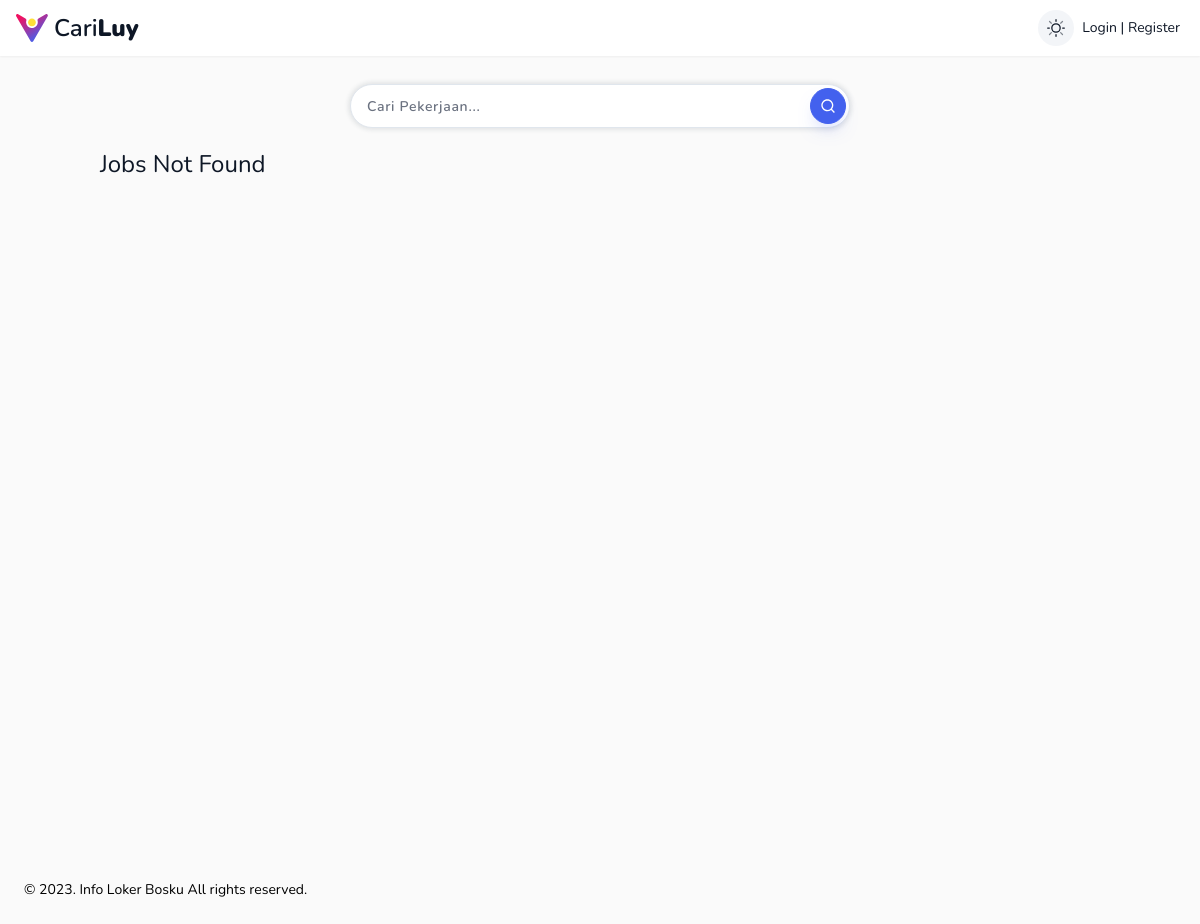
The app's page /, older data.
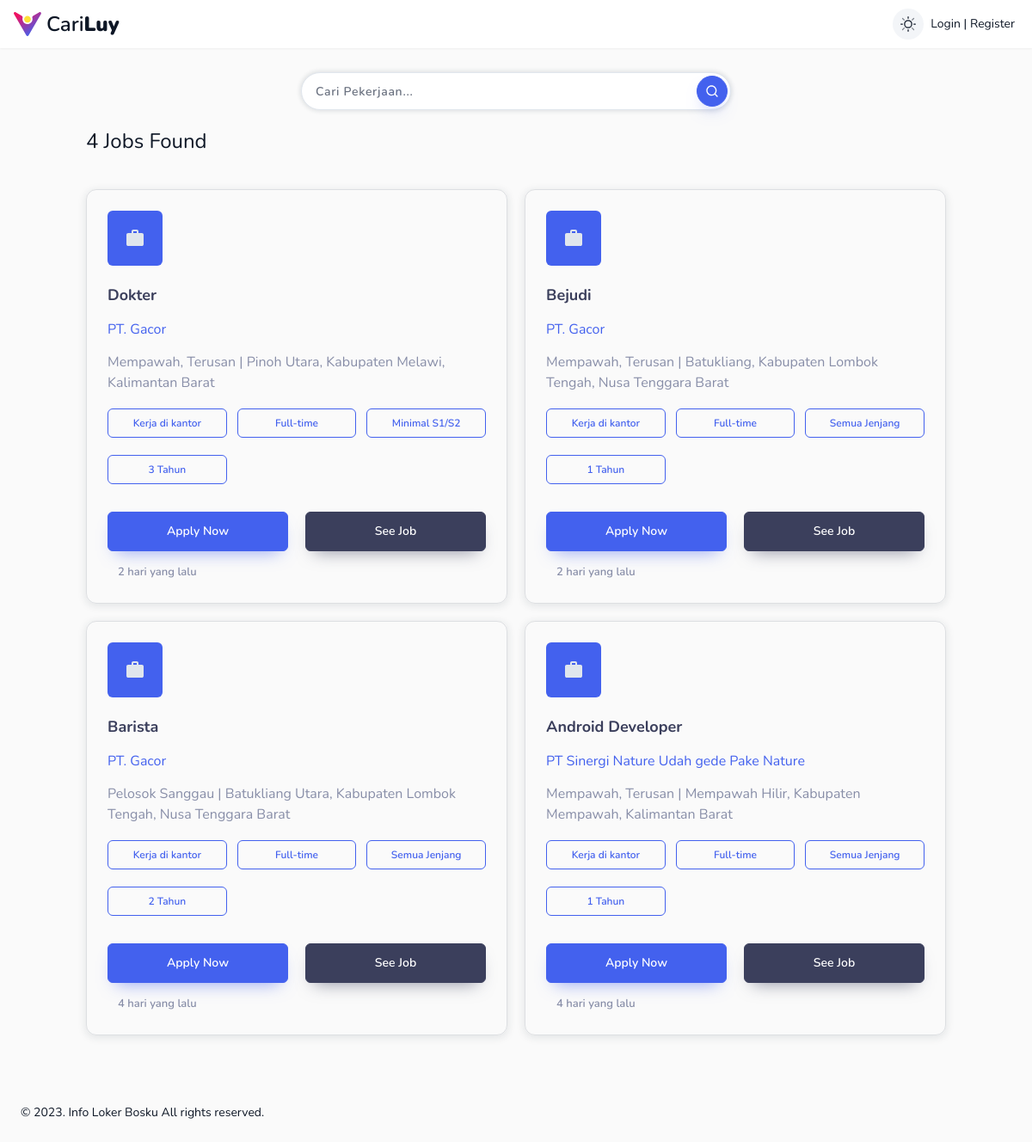
The same page, newer data.
### tables this page shows
CREATE TABLE `loker` (
  `id_loker` varchar(50) NOT NULL,
  `nama_pekerjaan` varchar(200) NOT NULL,
  `nama_perusahaan` varchar(150) NOT NULL,
  `provinsi` varchar(100) NOT NULL,
  `kabupaten` varchar(100) NOT NULL,
  `kota` varchar(100) NOT NULL,
  `lokasi` text DEFAULT NULL,
  `gaji` varchar(200) NOT NULL,
  `gaji_akhir` varchar(200) NOT NULL,
  `benefit` varchar(255) DEFAULT NULL,
  `tunjangan` text DEFAULT NULL,
  `keuntungan` text DEFAULT NULL,
  `deskripsi` text NOT NULL,
  `tipe_kerja` varchar(50) NOT NULL,
  `kebijakan` varchar(50) NOT NULL,
  `hari_kerja` varchar(100) DEFAULT NULL,
  `jam_kerja` varchar(100) DEFAULT NULL,
  `pendidikan` varchar(150) NOT NULL,
  `pengalaman` varchar(50) NOT NULL,
  `jenis_kelamin` enum('Laki - Laki','Perempuan','Semua Jenis Kelamin') NOT NULL,
  `usia` int(20) NOT NULL,
  `skills` varchar(100) NOT NULL,
  `kategori` varchar(50) NOT NULL,
  `tgl_loker` date NOT NULL DEFAULT current_timestamp(),
  `tgl_akhir_loker` date DEFAULT NULL,
  `created_at` timestamp NOT NULL DEFAULT current_timestamp(),
  `updated_at` timestamp NOT NULL DEFAULT current_timestamp() ON UPDATE current_timestamp(),
  `deleted_at` timestamp NULL DEFAULT NULL
);

### application/controllers/Beranda.php (called while the page is built, shortened)
<?php
class Beranda extends CI_Controller
{
	public function __construct()
	{
		$this->load->helper('tglindo_helper');
		$this->load->model("Pelamar_model");
		$this->load->model("Beranda_model");
		$this->load->model("Loker_model");
		$this->load->library('encryption');
	}
	public function index()
	{
		$data = array(
			'record' => $this->Loker_model->read('loker'),
			'title' => 'CariKerja'
		);
		$this->load->view('beranda_view', $data);
	}
}

### index.php (called while the page is built, shortened)
<?php
require_once BASEPATH.'core/CodeIgniter.php';

### application/models/Loker_model.php (called while the page is built, shortened)
<?php
class Loker_model extends CI_Model
{
    public function read($table)
    {
        $this->db->from($table);
        $this->db->order_by('id_loker', 'DESC');
        $query = $this->db->get();
        if ($query->num_rows() > 0) {
            foreach ($query->result_array() as $row) {
                $data[] = $row;
            }
        } else {
            $data = NULL;
        }
        return $data;
    }
}

### application/helpers/tglindo_helper.php (called while the page is built, shortened)
<?php if (!defined('BASEPATH')) exit('No direct script access allowed');
if (!function_exists('tgl_indo')) {
  function time_since($original)
  {
    $now = time();
    $timestamp = strtotime($original);
    $diff = $now - $timestamp;
    $minute = 60;
    $hour = $minute * 60;
    $day = $hour * 24;
    $month = $day * 30;
    $year = $day * 365;
    if ($diff > $year) {
      $result = floor($diff / $year);
      return $result == 1 ? '1 tahun yang lalu' : $result . ' tahun yang lalu';
    } elseif ($diff > $month) {
      $result = floor($diff / $month);
      return $result == 1 ? '1 bulan yang lalu' : $result . ' bulan yang lalu';
    } elseif ($diff > $day) {
      $result = floor($diff / $day);
      return $result == 1 ? '1 hari yang lalu' : $result . ' hari yang lalu';
    } elseif ($diff > $hour) {
      $result = floor($diff / $hour);
      return $result == 1 ? '1 jam yang lalu' : $result . ' jam yang lalu';
    } elseif ($diff > $minute) {
      $result = floor($diff / $minute);
      return $result == 1 ? '1 menit yang lalu' : $result . ' menit yang lalu';
    } else {
      return 'Baru saja';
    }
  }
}

### application/views/beranda_view.php (the view, shortened to what this page needs)
<!DOCTYPE html>
<html lang="en">
<head>
	<?php $this->load->view("_partials/head.php") ?>
	<link href="https://cdn.jsdelivr.net/npm/select2@4.1.0-rc.0/dist/css/select2.min.css" rel="stylesheet" />
</head>
<body x-data="main" class="relative overflow-x-hidden font-nunito text-sm font-normal antialiased" :class="[ $store.app.sidebar ? 'toggle-sidebar' : '', $store.app.theme === 'dark' || $store.app.isDarkMode ?  'dark' : '', $store.app.menu, $store.app.layout,$store.app.rtlClass]">
	<div class="main-container min-h-screen text-black dark:text-white-dark" :class="[$store.app.navbar]">
		<?php $this->load->view("layouts/navbar.php") ?>
		<div class="container px-3" :class="[$store.app.animation]">
			<div class="mt-7">
				<form class="mx-auto w-full sm:w-1/2 mb-5" action="<?= base_url('search') ?>">
					<div class=" relative">
						<input type="text" placeholder="Cari Pekerjaan..." name="fr" class="form-input shadow-[0_0_4px_2px_rgb(31_45_61_/_10%)] bg-white rounded-full h-11 placeholder:tracking-wider" id="autocompleteInput" />
						<button type="submit" class="btn btn-primary absolute ltr:right-1 rtl:left-1 inset-y-0 m-auto rounded-full w-9 h-9 p-0 flex items-center justify-center">
						</button>
					</div>
				</form>
				<?php if (empty($record)) : ?>
					<h1 class="text-2xl dark:text-white">Jobs Not Found</h1>
				<?php else : ?>
					<h1 class="text-2xl dark:text-white"><?= count($record) ?> Jobs Found</h1>
				<?php endif ?>
			</div>
			<?php if (!empty($record)) : ?>
				<div class="grid xl:grid-cols-3 lg:grid-cols-2 md:grid-cols-2 grid-cols-1 mt-10 gap-5">
					<?php foreach ($record as $row) : ?>
						<div class="border dark:bg-white border-gray-500/20 rounded-xl shadow-[rgb(31_45_61_/_10%)_0px_2px_10px_1px] dark:shadow-[0_2px_11px_0_rgb(6_8_24_/_39%)] p-6 ">
							<div class="bg-primary text-white-light w-16 h-16 rounded-md flex items-center justify-center">
								<svg xmlns="http://www.w3.org/2000/svg" width="24" height="24" viewBox="0 0 24 24">
									<path fill="currentColor" d="M4 21q-.825 0-1.412-.587T2 19V8q0-.825.588-1.412T4 6h4V4q0-.825.588-1.412T10 2h4q.825 0 1.413.588T16 4v2h4q.825 0 1.413.588T22 8v11q0 .825-.587 1.413T20 21zm6-15h4V4h-4z" />
								</svg>
							</div>
							<h5 class="text-dark text-lg font-bold mb-3.5 dark:text-white-light mt-5"><?= $row['nama_pekerjaan']; ?></h5>
							<p class="text-primary text-[15px] mb-3.5 text-base "><?= $row['nama_perusahaan']; ?></p>
							<p class="text-white-dark text-[15px] mb-3.5 text-base ">
								<?= $row['lokasi']  ?> | <?= ucwords($row['kota']) . ', ' . ucwords($row['kabupaten']) . ', ' . ucwords($row['provinsi']) ?></p>
							<div class=" grid grid-cols-3 mb-7 gap-3">
								<span class="badge badge-outline-primary rounded-md text-center py-2"><?= $row['kebijakan'] ?></span>
								<span class="badge badge-outline-primary rounded-md text-center py-2"><?= $row['tipe_kerja'] ?></span>
								<span class="badge badge-outline-primary rounded-md text-center py-2"><?= $row['pendidikan'] ?></span>
								<span class="badge badge-outline-primary rounded-md text-center py-2"><?= $row['pengalaman'] ?> Tahun</span>
							</div>
							<div class="flex md:flex-row flex-col items-start justify-start gap-5 mb-3">
								<?php
								$encrypted_id = urlencode(base64_encode($this->encryption->encrypt($row['id_loker']))); ?>
								<a href="<?= base_url('detail/') ?><?= $encrypted_id ?>/<?= url_title($row['nama_pekerjaan']); ?>" class="btn btn-primary py-3 w-full">Apply Now</a>
								<a href="<?= base_url('detail/') ?><?= $encrypted_id ?>/<?= url_title($row['nama_pekerjaan']); ?>" class="btn btn-dark py-3 w-full">See Job</a>
							</div>
							<div class="flex items-center font-semibold gap-3 mt-2">
								<p class="text-white-dark text-base" style="font-size: 13px; text-align:right;">
									<?= time_since($row['created_at']); ?>
								</p>
							</div>
						</div>
					<?php endforeach ?>
				<?php else : ?>
				<?php endif ?>
				</div>
		</div>
		<?php $this->load->view("layouts/footer.php") ?>
	</div>
</body>
</html>

### application/views/_partials/head.php (shortened to what this page needs)
<link rel="stylesheet" type="text/css" media="screen" href=" <?php echo base_url('assets/css/perfect-scrollbar.min.css') ?>" />
<link rel="stylesheet" type="text/css" media="screen" href="<?php echo base_url('assets/css/style.css') ?>" />
<link defer rel="stylesheet" type="text/css" media="screen" href="<?php echo base_url('assets/css/style.css') ?>" />

### application/views/layouts/navbar.php (shortened to what this page needs)
<header class="z-40" :class="{'dark' : $store.app.semidark && $store.app.menu === 'horizontal'}">
    <div class="shadow-sm">
        <div class="relative flex w-full items-center bg-white px-5 py-2.5 dark:bg-[#0e1726]">
            <div class="horizontal-logo flex items-center justify-between ltr:mr-2 rtl:ml-2">
                <a href="<?= base_url('') ?>" class="main-logo flex shrink-0 items-center">
                    <img class="inline w-8 ltr:-ml-1 rtl:-mr-1" src="assets/images/logo.svg" alt="logo navbar" />
                    <span class="hidden align-middle text-2xl font-semibold transition-all duration-300 ltr:ml-1.5 rtl:mr-1.5 dark:text-white-light md:inline">Cari<strong>Luy</strong></span>
                </a>
            </div>
            <div x-data="header" class="flex items-center space-x-1.5 ltr:ml-auto rtl:mr-auto rtl:space-x-reverse dark:text-[#d0d2d6] sm:flex-1 ltr:sm:ml-0 sm:rtl:mr-0 lg:space-x-2">
                <div>
                    <a href="javascript:;" x-cloak x-show="$store.app.theme === 'light'" href="javascript:;" class="flex items-center rounded-full bg-white-light/40 p-2 hover:bg-white-light/90 hover:text-primary dark:bg-dark/40 dark:hover:bg-dark/60" @click="$store.app.toggleTheme('dark')">
                    </a>
                </div>
                <div class="dropdown flex-shrink-0" x-data="dropdown" @click.outside="open = false">
                    <?php if ($this->session->userdata('id_pelamar')) : ?>
                        <a href="javascript:;" class="group relative" @click="toggle()">
                            <span>
                                <?php $getData = $this->Pelamar_model->getData('data_pelamar', ['id_pelamar' => $this->session->userdata('id_pelamar')]);
                                $d = $getData->row(); ?>
                                <img class="h-9 w-9 rounded-full object-cover saturate-50 group-hover:saturate-100" src="<?= base_url('assets/img/pelamar/' . $d->photo) ?>" alt="image" />
                            </span>
                        </a>
                        <ul x-cloak x-show="open" x-transition x-transition.duration.300ms class="top-11 w-[230px] !py-0 font-semibold text-dark ltr:right-0 rtl:left-0 dark:text-white-dark dark:text-white-light/90">
                            <li>
                                <div class="flex items-center px-4 py-4">
                                    <div class="flex-none">
                                        <img class="h-10 w-10 rounded-md object-cover" src="<?= base_url('assets/img/pelamar/' . $d->photo) ?>" alt="image" />
                                    </div>
                                    <div class="truncate ltr:pl-4 rtl:pr-4">
                                        <h4 class="text-base">
                                            <?= $this->session->userdata('username') ?>
                                        </h4>
                                        <a class="text-black/60 hover:text-primary dark:text-dark-light/60 dark:hover:text-white" href="javascript:;"><?= $this->session->userdata('email') ?></a>
                                    </div>
                                </div>
                            </li>
                            <li>
                                <a href="<?= base_url('profil') ?>" class="dark:hover:text-white" @click="toggle">
                                    <svg class="h-4.5 w-4.5 shrink-0 ltr:mr-2 rtl:ml-2" width="18" height="18" viewBox="0 0 24 24" fill="none" xmlns="http://www.w3.org/2000/svg">
                                        <circle cx="12" cy="6" r="4" stroke="currentColor" stroke-width="1.5" />
                                        <path opacity="0.5" d="M20 17.5C20 19.9853 20 22 12 22C4 22 4 19.9853 4 17.5C4 15.0147 7.58172 13 12 13C16.4183 13 20 15.0147 20 17.5Z" stroke="currentColor" stroke-width="1.5" />
                                    </svg>
                                    Profile</a>
                            </li>
                            <li>
                                <a href="<?= base_url('status') ?>" class="dark:hover:text-white" @click="toggle">
                                    <svg class="h-4.5 w-4.5 shrink-0 ltr:mr-2 rtl:ml-2" width="18" height="18" viewBox="0 0 24 24" fill="none" xmlns="http://www.w3.org/2000/svg">
                                        <path opacity="0.5" d="M12 22c5.523 0 10-4.477 10-10S17.523 2 12 2S2 6.477 2 12s4.477 10 10 10ZM7 12l4 3l5-7" stroke="currentColor" stroke-width="1.5" />
                                    </svg>
                                    Status Pelamaran</a>
                            </li>
                            <li>
                                <a href="<?= base_url('riwayat') ?>" class="dark:hover:text-white" @click="toggle">
                                    <svg xmlns="http://www.w3.org/2000/svg" width="24" height="24" viewBox="0 0 24 24">
                                        <path opacity="0.5" d="M11.962 20q-3.047 0-5.311-1.99Q4.387 16.022 4.03 13h1.011q.408 2.58 2.351 4.29Q9.337 19 11.962 19q2.925 0 4.962-2.037T18.962 12q0-2.925-2.038-4.963T11.962 5q-1.552 0-2.918.656q-1.365.656-2.41 1.806h2.481v1H4.962V4.308h1v2.388q1.16-1.273 2.718-1.984Q10.238 4 11.962 4q1.663 0 3.118.626q1.455.626 2.542 1.713t1.714 2.543q.626 1.455.626 3.118q0 1.663-.626 3.118q-.626 1.455-1.714 2.543q-1.087 1.087-2.542 1.713q-1.455.626-3.118.626m3.203-4.146l-3.646-3.646V7h1v4.792l3.354 3.354z" />
                                    </svg>
                                    Riwayat Pelamaran</a>
                            </li>
                            <li class="border-t border-white-light dark:border-white-light/10">
                                <a href="<?php echo base_url('logout') ?>" class="!py-3 text-danger" @click="toggle">
                                    <svg class="h-4.5 w-4.5 shrink-0 rotate-90 ltr:mr-2 rtl:ml-2" width="18" height="18" viewBox="0 0 24 24" fill="none" xmlns="http://www.w3.org/2000/svg">
                                        <path opacity="0.5" d="M17 9.00195C19.175 9.01406 20.3529 9.11051 21.1213 9.8789C22 10.7576 22 12.1718 22 15.0002V16.0002C22 18.8286 22 20.2429 21.1213 21.1215C20.2426 22.0002 18.8284 22.0002 16 22.0002H8C5.17157 22.0002 3.75736 22.0002 2.87868 21.1215C2 20.2429 2 18.8286 2 16.0002L2 15.0002C2 12.1718 2 10.7576 2.87868 9.87889C3.64706 9.11051 4.82497 9.01406 7 9.00195" stroke="currentColor" stroke-width="1.5" stroke-linecap="round" />
                                        <path d="M12 15L12 2M12 2L15 5.5M12 2L9 5.5" stroke="currentColor" stroke-width="1.5" stroke-linecap="round" stroke-linejoin="round" />
                                    </svg>
                                    Sign Out
                                </a>
                            </li>
                        </ul>
                    <?php else : ?>
                        <a href="<?= base_url('login') ?>" class="dark:hover:text-white" @click="toggle">
                            Login</a>
                        |
                        <a href="<?= base_url('registrasi') ?>" class="dark:hover:text-white" @click="toggle">
                            Register</a>
                    <?php endif ?>
                </div>
            </div>
        </div>
    </div>
</header>

### application/views/layouts/footer.php
<footer class="mt-20 p-6 pt-0 text-center dark:text-white-dark ltr:sm:text-left rtl:sm:text-right">
    © <span id="footer-year">2023</span>. Info Loker Bosku All rights reserved.
</footer>

Row changes from the older to the newer data that the page shows:
added loker: nama_pekerjaan "Dokter", nama_perusahaan "PT. Gacor", lokasi "Mempawah, Terusan", kota "Pinoh Utara", kabupaten "Kabupaten Melawi", provinsi "Kalimantan Barat", kebijakan "Kerja di kantor", tipe_kerja "Full-time", pendidikan "Minimal S1/S2", pengalaman "3", created_at "2 hari yang lalu"
added loker: nama_pekerjaan "Bejudi", nama_perusahaan "PT. Gacor", lokasi "Mempawah, Terusan", kota "Batukliang", kabupaten "Kabupaten Lombok Tengah", provinsi "Nusa Tenggara Barat", kebijakan "Kerja di kantor", tipe_kerja "Full-time", pendidikan "Semua Jenjang", pengalaman "1", created_at "2 hari yang lalu"
added loker: nama_pekerjaan "Barista", nama_perusahaan "PT. Gacor", lokasi "Pelosok Sanggau", kota "Batukliang Utara", kabupaten "Kabupaten Lombok Tengah", provinsi "Nusa Tenggara Barat", kebijakan "Kerja di kantor", tipe_kerja "Full-time", pendidikan "Semua Jenjang", pengalaman "2", created_at "4 hari yang lalu"
added loker: nama_pekerjaan "Android Developer", nama_perusahaan "PT Sinergi Nature Udah gede Pake Nature", lokasi "Mempawah, Terusan", kota "Mempawah Hilir", kabupaten "Kabupaten Mempawah", provinsi "Kalimantan Barat", kebijakan "Kerja di kantor", tipe_kerja "Full-time", pendidikan "Semua Jenjang", pengalaman "1", created_at "4 hari yang lalu"
Text that changed along with them:
count($record): (not shown) → "4"
text no longer shown: "Jobs Not Found"
text now shown: "Jobs Found"
